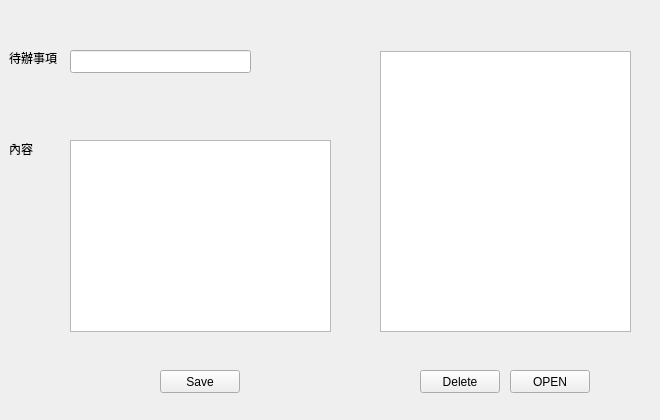
<?xml version="1.0" encoding="UTF-8"?>
<ui version="4.0">
 <class>MainWindow</class>
 <widget class="QMainWindow" name="MainWindow">
  <property name="geometry">
   <rect>
    <x>0</x>
    <y>0</y>
    <width>660</width>
    <height>420</height>
   </rect>
  </property>
  <property name="sizePolicy">
   <sizepolicy hsizetype="Fixed" vsizetype="Fixed">
    <horstretch>0</horstretch>
    <verstretch>0</verstretch>
   </sizepolicy>
  </property>
  <property name="windowTitle">
   <string>MainWindow</string>
  </property>
  <property name="layoutDirection">
   <enum>Qt::LeftToRight</enum>
  </property>
  <widget class="QWidget" name="centralwidget">
   <property name="enabled">
    <bool>true</bool>
   </property>
   <widget class="QLabel" name="secTextLabel">
    <property name="enabled">
     <bool>true</bool>
    </property>
    <property name="geometry">
     <rect>
      <x>9</x>
      <y>140</y>
      <width>24</width>
      <height>16</height>
     </rect>
    </property>
    <property name="sizePolicy">
     <sizepolicy hsizetype="Preferred" vsizetype="Preferred">
      <horstretch>0</horstretch>
      <verstretch>0</verstretch>
     </sizepolicy>
    </property>
    <property name="layoutDirection">
     <enum>Qt::LeftToRight</enum>
    </property>
    <property name="text">
     <string>內容</string>
    </property>
    <property name="alignment">
     <set>Qt::AlignLeading|Qt::AlignLeft|Qt::AlignTop</set>
    </property>
   </widget>
   <widget class="QLabel" name="firstNumLabel">
    <property name="geometry">
     <rect>
      <x>9</x>
      <y>50</y>
      <width>48</width>
      <height>16</height>
     </rect>
    </property>
    <property name="text">
     <string>待辦事項</string>
    </property>
   </widget>
   <widget class="QTextEdit" name="secText">
    <property name="geometry">
     <rect>
      <x>70</x>
      <y>140</y>
      <width>261</width>
      <height>192</height>
     </rect>
    </property>
    <property name="sizePolicy">
     <sizepolicy hsizetype="Fixed" vsizetype="Fixed">
      <horstretch>0</horstretch>
      <verstretch>0</verstretch>
     </sizepolicy>
    </property>
   </widget>
   <widget class="QLineEdit" name="firstText">
    <property name="geometry">
     <rect>
      <x>70</x>
      <y>50</y>
      <width>181</width>
      <height>23</height>
     </rect>
    </property>
    <property name="sizePolicy">
     <sizepolicy hsizetype="Fixed" vsizetype="Fixed">
      <horstretch>0</horstretch>
      <verstretch>0</verstretch>
     </sizepolicy>
    </property>
   </widget>
   <widget class="QPushButton" name="btn_save">
    <property name="geometry">
     <rect>
      <x>160</x>
      <y>370</y>
      <width>80</width>
      <height>23</height>
     </rect>
    </property>
    <property name="sizePolicy">
     <sizepolicy hsizetype="Fixed" vsizetype="Fixed">
      <horstretch>0</horstretch>
      <verstretch>0</verstretch>
     </sizepolicy>
    </property>
    <property name="text">
     <string>Save</string>
    </property>
   </widget>
   <widget class="QPushButton" name="btn_delete">
    <property name="geometry">
     <rect>
      <x>420</x>
      <y>370</y>
      <width>80</width>
      <height>23</height>
     </rect>
    </property>
    <property name="sizePolicy">
     <sizepolicy hsizetype="Fixed" vsizetype="Fixed">
      <horstretch>0</horstretch>
      <verstretch>0</verstretch>
     </sizepolicy>
    </property>
    <property name="text">
     <string>Delete</string>
    </property>
   </widget>
   <widget class="QPushButton" name="btn_open">
    <property name="geometry">
     <rect>
      <x>510</x>
      <y>370</y>
      <width>80</width>
      <height>23</height>
     </rect>
    </property>
    <property name="sizePolicy">
     <sizepolicy hsizetype="Fixed" vsizetype="Fixed">
      <horstretch>0</horstretch>
      <verstretch>0</verstretch>
     </sizepolicy>
    </property>
    <property name="text">
     <string>OPEN</string>
    </property>
   </widget>
   <widget class="QListWidget" name="listWidget">
    <property name="geometry">
     <rect>
      <x>380</x>
      <y>51</y>
      <width>251</width>
      <height>281</height>
     </rect>
    </property>
   </widget>
  </widget>
 </widget>
 <resources/>
 <connections/>
</ui>
